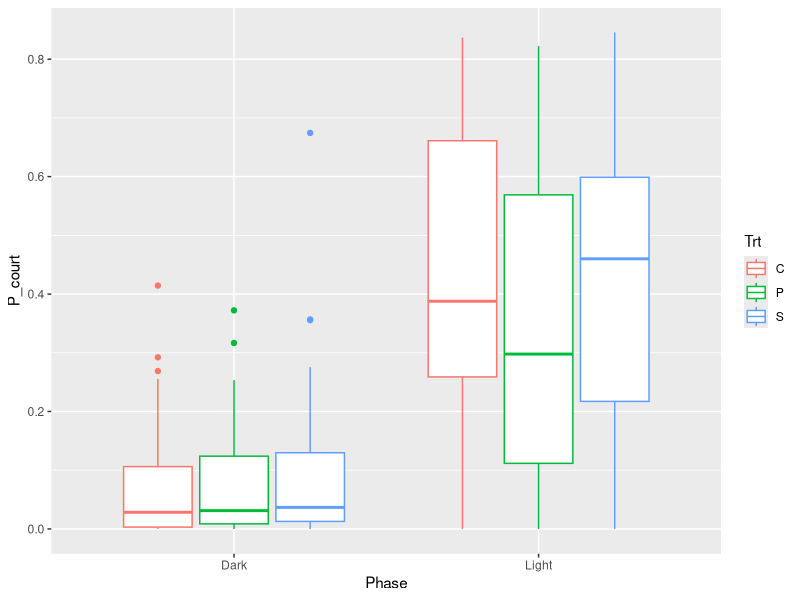

The R source for this figure:

#require("rio")
#convert("./Courtship FINAL.xlsx", "Courtship_FINAL.txt")
require(lme4)
require(ggplot2)

court <- read.table("Courtship_FINAL.txt", h=T)

gg1 <- ggplot(court, aes(x=Phase, y=P_court, colour=Trt))
gg1 + geom_boxplot()  
  
stuff <- glm(P_court ~ Trt*Phase, data=court)
summary(stuff)
